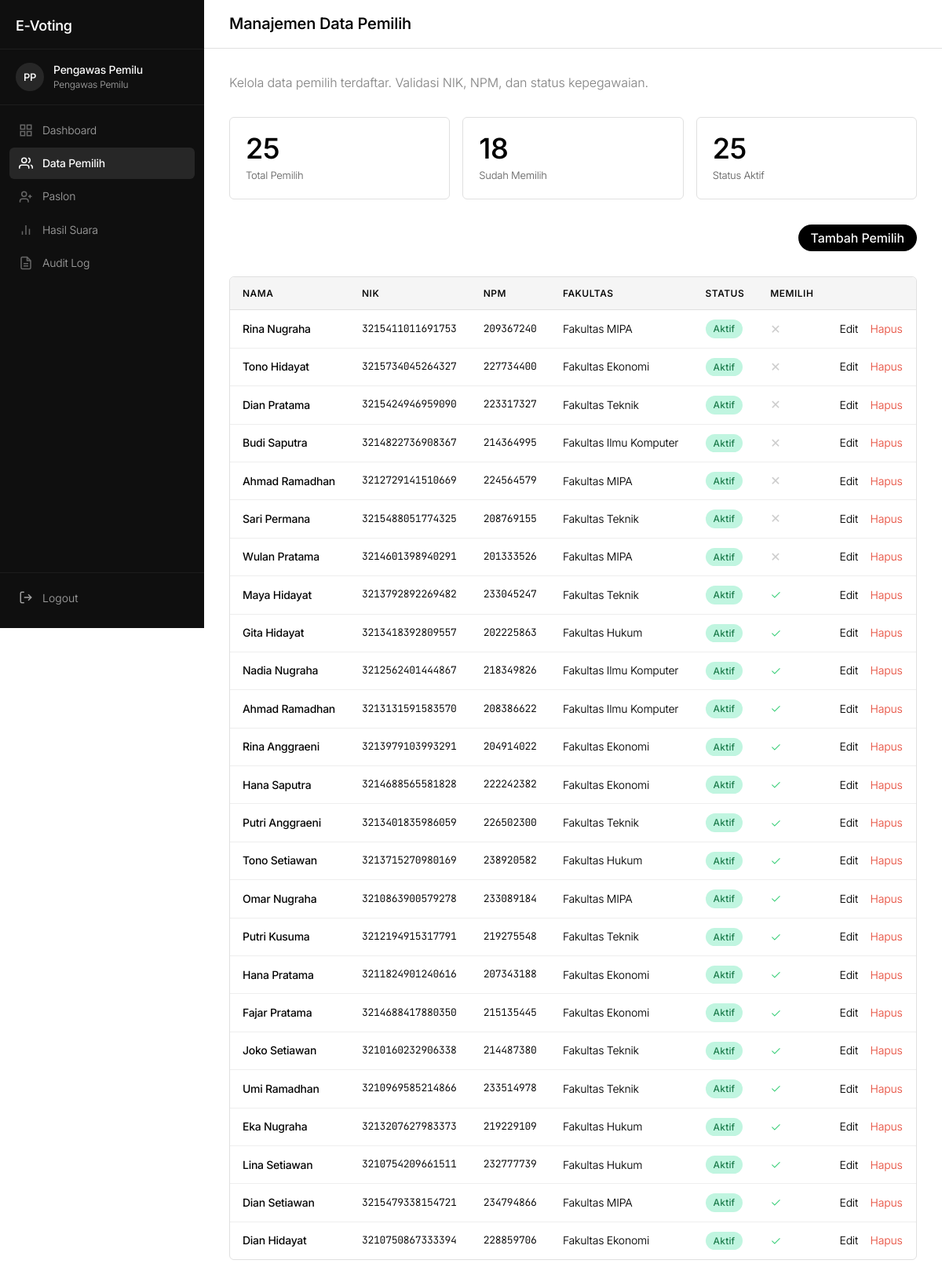
Screenshot of /voters/ (signed in) with the database file from the repository.
### apps/authentication/models.py (models this page shows)
class User(AbstractUser):
    class Role(models.TextChoices):
        PEMILIH = "pemilih", "Pemilih"
        PASLON = "paslon", "Paslon"
        PENGAWAS = "pengawas", "Pengawas Pemilu"
    role = models.CharField(
        max_length=10,
        choices=Role.choices,
        default=Role.PEMILIH,
    )
    class Meta:
        db_table = "auth_user"

### apps/voters/models.py (models this page shows)
class Voter(models.Model):
    class Status(models.TextChoices):
        ACTIVE = "active", "Active"
        INACTIVE = "inactive", "Inactive"
    user = models.OneToOneField(
        settings.AUTH_USER_MODEL,
        on_delete=models.CASCADE,
        related_name="voter_profile",
        null=True,
        blank=True,
    )
    nik = models.CharField(max_length=16, unique=True)
    npm = models.CharField(max_length=15, unique=True)
    email = models.EmailField(unique=True)
    full_name = models.CharField(max_length=150)
    faculty = models.CharField(max_length=100)
    study_program = models.CharField(max_length=100)
    status = models.CharField(
        max_length=10,
        choices=Status.choices,
        default=Status.ACTIVE,
    )
    has_voted = models.BooleanField(default=False)
    created_at = models.DateTimeField(auto_now_add=True)
    updated_at = models.DateTimeField(auto_now=True)
    class Meta:
        db_table = "voters_voter"

### apps/voters/views.py (the view)
# urls.py: path("", views.VoterListView.as_view(), name="list"),
class VoterListView(LoginRequiredMixin, ListView):
    model = Voter
    template_name = "voters/voter_list.html"
    context_object_name = "voters"
    ordering = ["-created_at"]
    def get_context_data(self, **kwargs):
        context = super().get_context_data(**kwargs)
        context["total_voters"] = Voter.objects.count()
        context["voted_count"] = Voter.objects.filter(has_voted=True).count()
        context["active_count"] = Voter.objects.filter(status=Voter.Status.ACTIVE).count()
        return context

### apps/voters/templates/voters/voter_list.html (shortened to what this page needs)
{% extends "base.html" %}
{% block page_title %}Manajemen Data Pemilih{% endblock %}
{% block nav_voters %}active{% endblock %}
{% block content %}
<p class="text-body-sm" style="color:#888; margin-bottom:var(--spacing-xl);">
    Kelola data pemilih terdaftar. Validasi NIK, NPM, dan status kepegawaian.
</p>
<div class="stats-grid" style="grid-template-columns: repeat(auto-fit, minmax(180px, 1fr)); margin-bottom:var(--spacing-xl);">
    <div class="stat-card">
        <div class="stat-card__value">{{ total_voters }}</div>
        <div class="stat-card__label">Total Pemilih</div>
    </div>
    <div class="stat-card">
        <div class="stat-card__value">{{ voted_count }}</div>
        <div class="stat-card__label">Sudah Memilih</div>
    </div>
    <div class="stat-card">
        <div class="stat-card__value">{{ active_count }}</div>
        <div class="stat-card__label">Status Aktif</div>
    </div>
</div>
<div class="page-header">
    <a href="{% url 'voters:create' %}" class="btn btn-primary btn-sm">Tambah Pemilih</a>
</div>
<div class="card" style="padding:0; overflow:hidden;">
    <div class="table-wrapper" style="border:none;">
        <table class="table">
            <thead>
                <tr>
                    <th>Nama</th>
                    <th>NIK</th>
                    <th>NPM</th>
                    <th>Fakultas</th>
                    <th>Status</th>
                    <th>Memilih</th>
                    <th></th>
                </tr>
            </thead>
            <tbody>
                {% for voter in voters %}
                <tr>
                    <td style="font-weight:480;">{{ voter.full_name }}</td>
                    <td style="font-family:var(--font-mono); font-size:13px;">{{ voter.nik }}</td>
                    <td style="font-family:var(--font-mono); font-size:13px;">{{ voter.npm }}</td>
                    <td>{{ voter.faculty }}</td>
                    <td>
                        {% if voter.status == "active" %}
                            <span class="badge badge-success">Aktif</span>
                        {% else %}
                            <span class="badge badge-warning">Nonaktif</span>
                        {% endif %}
                    </td>
                    <td>
                        {% if voter.has_voted %}
                            <span style="color:var(--color-success); font-size:16px;">&#10003;</span>
                        {% else %}
                            <span style="color:#ccc; font-size:16px;">&#10005;</span>
                        {% endif %}
                    </td>
                    <td style="white-space:nowrap;">
                        <a href="{% url 'voters:update' voter.pk %}" style="text-decoration:none; margin-right:var(--spacing-sm); font-size:14px;">Edit</a>
                        <a href="{% url 'voters:delete' voter.pk %}" style="text-decoration:none; color:var(--color-error); font-size:14px;">Hapus</a>
                    </td>
                </tr>
                {% endfor %}
            </tbody>
        </table>
    </div>
</div>
{% endblock %}

### templates/base.html (shortened to what this page needs)
{% load static %}<!DOCTYPE html>
<html lang="en">
<head>
    <link rel="stylesheet" href="{% static 'css/base.css' %}">
</head>
<body class="{% if user.is_authenticated %}layout-app{% else %}layout-auth{% endif %}">
{% if user.is_authenticated %}
    <aside class="sidebar" id="sidebar">
        <div class="sidebar__header">
            <a class="sidebar__brand" href="/">E-Voting</a>
        </div>
        <div class="sidebar__user">
            <div class="sidebar__avatar">{{ user.first_name.0 }}{{ user.last_name.0 }}</div>
            <div class="sidebar__user-info">
                <span class="sidebar__user-name">{{ user.first_name }} {{ user.last_name }}</span>
                <span class="sidebar__user-role">{{ user.get_role_display }}</span>
            </div>
        </div>
        <nav class="sidebar__nav">
            {% if user.role == "pengawas" %}
            <a href="/dashboard/" class="sidebar__link {% block nav_dashboard %}{% endblock %}">
                <svg width="18" height="18" viewBox="0 0 24 24" fill="none" stroke="currentColor" stroke-width="2"><rect x="3" y="3" width="7" height="7"/><rect x="14" y="3" width="7" height="7"/><rect x="3" y="14" width="7" height="7"/><rect x="14" y="14" width="7" height="7"/></svg>
                Dashboard
            </a>
            <a href="/voters/" class="sidebar__link {% block nav_voters %}{% endblock %}">
                <svg width="18" height="18" viewBox="0 0 24 24" fill="none" stroke="currentColor" stroke-width="2"><path d="M17 21v-2a4 4 0 0 0-4-4H5a4 4 0 0 0-4 4v2"/><circle cx="9" cy="7" r="4"/><path d="M23 21v-2a4 4 0 0 0-3-3.87"/><path d="M16 3.13a4 4 0 0 1 0 7.75"/></svg>
                Data Pemilih
            </a>
            {% endif %}
            <a href="/candidates/" class="sidebar__link {% block nav_candidates %}{% endblock %}">
                <svg width="18" height="18" viewBox="0 0 24 24" fill="none" stroke="currentColor" stroke-width="2"><path d="M16 21v-2a4 4 0 0 0-4-4H6a4 4 0 0 0-4 4v2"/><circle cx="9" cy="7" r="4"/><line x1="19" y1="8" x2="19" y2="14"/><line x1="22" y1="11" x2="16" y2="11"/></svg>
                Paslon
            </a>
            <a href="/voting/results/" class="sidebar__link {% block nav_results %}{% endblock %}">
                <svg width="18" height="18" viewBox="0 0 24 24" fill="none" stroke="currentColor" stroke-width="2"><path d="M18 20V10"/><path d="M12 20V4"/><path d="M6 20v-6"/></svg>
                Hasil Suara
            </a>
            {% if user.role == "pengawas" %}
            <a href="/dashboard/audit-log/" class="sidebar__link {% block nav_audit %}{% endblock %}">
                <svg width="18" height="18" viewBox="0 0 24 24" fill="none" stroke="currentColor" stroke-width="2"><path d="M14 2H6a2 2 0 0 0-2 2v16a2 2 0 0 0 2 2h12a2 2 0 0 0 2-2V8z"/><polyline points="14 2 14 8 20 8"/><line x1="16" y1="13" x2="8" y2="13"/><line x1="16" y1="17" x2="8" y2="17"/></svg>
                Audit Log
            </a>
            {% endif %}
        </nav>
        <div class="sidebar__footer">
            <form method="post" action="{% url 'authentication:logout' %}">
                <button type="submit" class="sidebar__logout">
                    <svg width="18" height="18" viewBox="0 0 24 24" fill="none" stroke="currentColor" stroke-width="2"><path d="M9 21H5a2 2 0 0 1-2-2V5a2 2 0 0 1 2-2h4"/><polyline points="16 17 21 12 16 7"/><line x1="21" y1="12" x2="9" y2="12"/></svg>
                    Logout
                </button>
            </form>
        </div>
    </aside>
    <main class="main-content">
        <header class="main-header">
            <h1 class="main-header__title">{% block page_title %}{% endblock %}</h1>
        </header>
        <div class="main-body">
            {% block content %}{% endblock %}
        </div>
    </main>
{% endif %}
</body>
</html>

### rows the page displays
Voter: full_name "Rina Nugraha", nik "3215411011691753", npm "209367240", faculty "Fakultas MIPA", status "Aktif"
Voter: full_name "Tono Hidayat", nik "3215734045264327", npm "227734400", faculty "Fakultas Ekonomi", status "Aktif"
Voter: full_name "Dian Pratama", nik "3215424946959090", npm "223317327", faculty "Fakultas Teknik", status "Aktif"
Voter: full_name "Budi Saputra", nik "3214822736908367", npm "214364995", faculty "Fakultas Ilmu Komputer", status "Aktif"
Voter: full_name "Ahmad Ramadhan", nik "3212729141510669", npm "224564579", faculty "Fakultas MIPA", status "Aktif"
Voter: full_name "Sari Permana", nik "3215488051774325", npm "208769155", faculty "Fakultas Teknik", status "Aktif"
Voter: full_name "Wulan Pratama", nik "3214601398940291", npm "201333526", faculty "Fakultas MIPA", status "Aktif"
Voter: full_name "Maya Hidayat", nik "3213792892269482", npm "233045247", faculty "Fakultas Teknik", status "Aktif"
Voter: full_name "Gita Hidayat", nik "3213418392809557", npm "202225863", faculty "Fakultas Hukum", status "Aktif"
Voter: full_name "Nadia Nugraha", nik "3212562401444867", npm "218349826", faculty "Fakultas Ilmu Komputer", status "Aktif"
Voter: full_name "Ahmad Ramadhan", nik "3213131591583570", npm "208386622", faculty "Fakultas Ilmu Komputer", status "Aktif"
Voter: full_name "Rina Anggraeni", nik "3213979103993291", npm "204914022", faculty "Fakultas Ekonomi", status "Aktif"
Voter: full_name "Hana Saputra", nik "3214688565581828", npm "222242382", faculty "Fakultas Ekonomi", status "Aktif"
Voter: full_name "Putri Anggraeni", nik "3213401835986059", npm "226502300", faculty "Fakultas Teknik", status "Aktif"
Voter: full_name "Tono Setiawan", nik "3213715270980169", npm "238920582", faculty "Fakultas Hukum", status "Aktif"
Voter: full_name "Omar Nugraha", nik "3210863900579278", npm "233089184", faculty "Fakultas MIPA", status "Aktif"
Voter: full_name "Putri Kusuma", nik "3212194915317791", npm "219275548", faculty "Fakultas Teknik", status "Aktif"
Voter: full_name "Hana Pratama", nik "3211824901240616", npm "207343188", faculty "Fakultas Ekonomi", status "Aktif"
Voter: full_name "Fajar Pratama", nik "3214688417880350", npm "215135445", faculty "Fakultas Ekonomi", status "Aktif"
Voter: full_name "Joko Setiawan", nik "3210160232906338", npm "214487380", faculty "Fakultas Teknik", status "Aktif"
Voter: full_name "Umi Ramadhan", nik "3210969585214866", npm "233514978", faculty "Fakultas Teknik", status "Aktif"
Voter: full_name "Eka Nugraha", nik "3213207627983373", npm "219229109", faculty "Fakultas Hukum", status "Aktif"
Voter: full_name "Lina Setiawan", nik "3210754209661511", npm "232777739", faculty "Fakultas Hukum", status "Aktif"
Voter: full_name "Dian Setiawan", nik "3215479338154721", npm "234794866", faculty "Fakultas MIPA", status "Aktif"
Voter: full_name "Dian Hidayat", nik "3210750867333394", npm "228859706", faculty "Fakultas Ekonomi", status "Aktif"

### other values shown
{{ user.first_name.0 }} "P"
{{ user.last_name.0 }} "P"
{{ user.first_name }} "Pengawas"
{{ user.last_name }} "Pemilu"
{{ user.get_role_display }} "Pengawas Pemilu"
{{ total_voters }} "25"
{{ voted_count }} "18"
{{ active_count }} "25"
